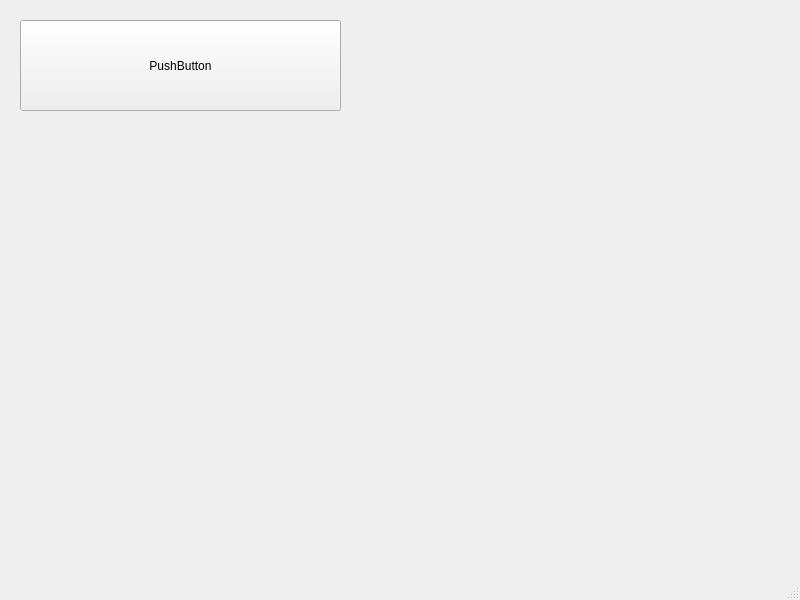
<?xml version="1.0" encoding="UTF-8"?>
<ui version="4.0">
 <class>MainWindow</class>
 <widget class="QMainWindow" name="MainWindow">
  <property name="geometry">
   <rect>
    <x>0</x>
    <y>0</y>
    <width>800</width>
    <height>600</height>
   </rect>
  </property>
  <property name="windowTitle">
   <string>MainWindow</string>
  </property>
  <widget class="QWidget" name="centralwidget">
   <widget class="QPushButton" name="pushButton">
    <property name="geometry">
     <rect>
      <x>20</x>
      <y>20</y>
      <width>321</width>
      <height>91</height>
     </rect>
    </property>
    <property name="text">
     <string>PushButton</string>
    </property>
   </widget>
  </widget>
  <widget class="QMenuBar" name="menubar">
   <property name="geometry">
    <rect>
     <x>0</x>
     <y>0</y>
     <width>800</width>
     <height>23</height>
    </rect>
   </property>
  </widget>
  <widget class="QStatusBar" name="statusbar"/>
 </widget>
 <resources/>
 <connections/>
</ui>
